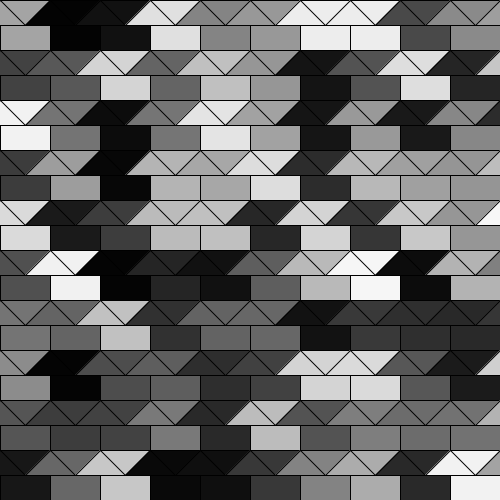
Frame 1 (no input)
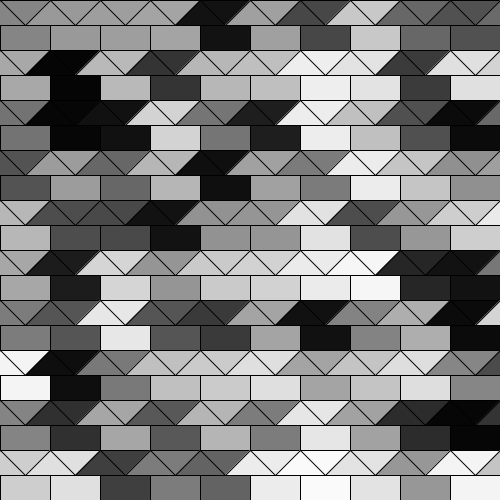
Frame 2 (the mouse pressed at the canvas centre, redrawn once)

The Processing sketch that drew these frames (run headless with seeded random() and noise(); the mouse was pressed at the canvas centre and the sketch redrawn once):

// Processing sketch: Ejemplo_bucle
// ── Ejemplo_bucle.pde
void setup(){
  background(255);
  size(500,500);
  noLoop();
}

void draw(){
  //Variable condición de incremento
  for(int x = 0; x <= width; x+=50){
    for(int i = 0; i <= height; i+=50){
      fill(random(255));
      rect(x, i, 50, 50);
      triangle(x, i, x+25, i+25, x-25,i+25);
    }
  }
}
